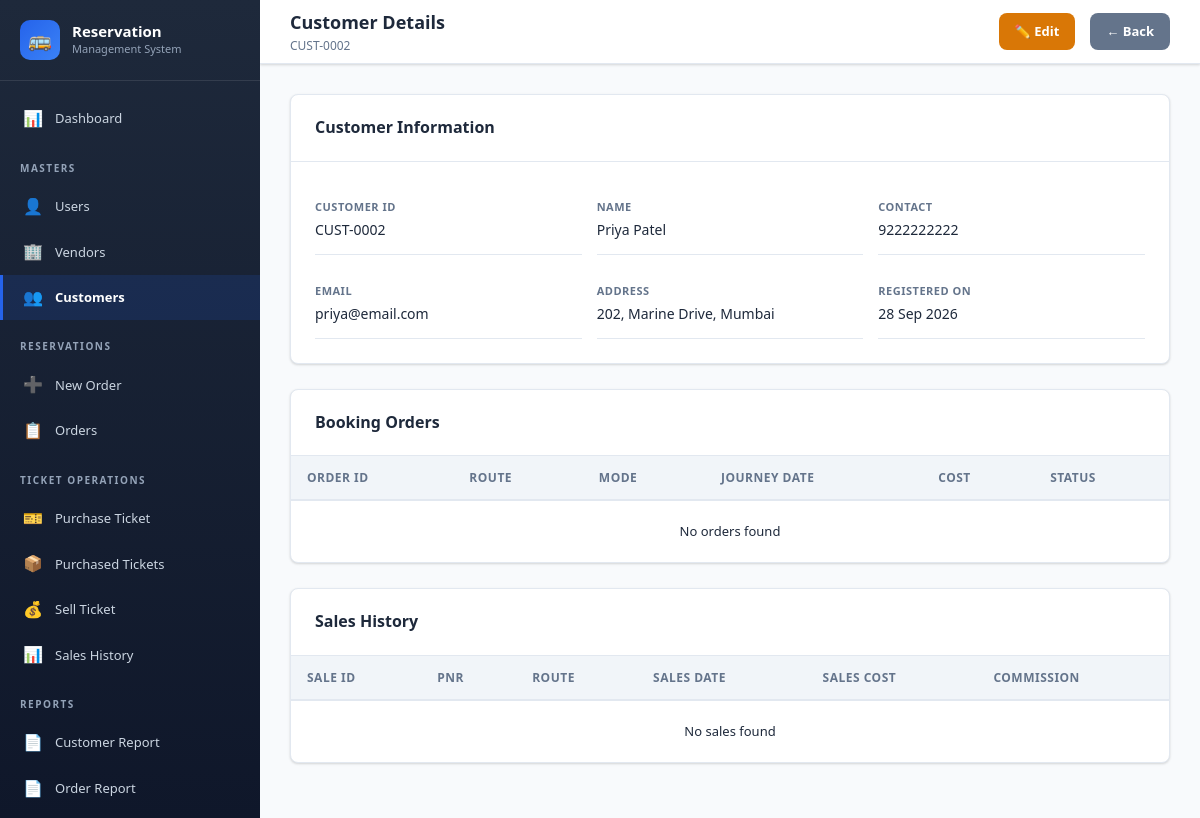
Screenshot of /customer_view.php?id=2 (signed in) with the database file from the repository.
### tables this page shows
CREATE TABLE `customers` (
    `customer_id` INT(11) NOT NULL AUTO_INCREMENT,
    `customer_name` VARCHAR(150) NOT NULL,
    `address` TEXT DEFAULT NULL,
    `contact` VARCHAR(20) DEFAULT NULL,
    `email` VARCHAR(100) DEFAULT NULL,
    `created_at` DATETIME NOT NULL DEFAULT CURRENT_TIMESTAMP,
    `updated_at` DATETIME DEFAULT NULL ON UPDATE CURRENT_TIMESTAMP,
    PRIMARY KEY (`customer_id`)
);

### customer_view.php (the view, shortened to what this page needs)
<?php
require_once 'config/database.php';
require_once 'includes/header.php';
require_once 'includes/sidebar.php';
$id = (int)($_GET['id'] ?? 0);
$customer = $conn->query("SELECT * FROM customers WHERE customer_id = $id")->fetch_assoc();
$orders = $conn->query("SELECT * FROM orders WHERE customer_id = $id ORDER BY order_id DESC");
$sales = $conn->query("SELECT s.*, p.ticket_pnr, p.source, p.destination, p.mode FROM sales s JOIN purchases p ON s.purchase_id = p.purchase_id WHERE s.customer_id = $id ORDER BY s.sales_id DESC");
?>
<div class="main-content">
    <div class="top-header">
        <div class="header-left"><h2>Customer Details</h2><p>CUST-<?php echo str_pad($id, 4, '0', STR_PAD_LEFT); ?></p></div>
        <div class="header-right">
            <a href="customer_edit.php?id=<?php echo $id; ?>" class="btn btn-warning">✏️ Edit</a>
            <a href="customers.php" class="btn btn-secondary">← Back</a>
        </div>
    </div>
    <div class="page-content">
        <div class="card">
            <div class="card-header"><h3>Customer Information</h3></div>
            <div class="card-body">
                <div class="detail-grid">
                    <div class="detail-item"><div class="d-label">Customer ID</div><div class="d-value">CUST-<?php echo str_pad($customer['customer_id'], 4, '0', STR_PAD_LEFT); ?></div></div>
                    <div class="detail-item"><div class="d-label">Name</div><div class="d-value"><?php echo htmlspecialchars($customer['customer_name']); ?></div></div>
                    <div class="detail-item"><div class="d-label">Contact</div><div class="d-value"><?php echo htmlspecialchars($customer['contact'] ?? 'N/A'); ?></div></div>
                    <div class="detail-item"><div class="d-label">Email</div><div class="d-value"><?php echo htmlspecialchars($customer['email'] ?? 'N/A'); ?></div></div>
                    <div class="detail-item"><div class="d-label">Address</div><div class="d-value"><?php echo htmlspecialchars($customer['address'] ?? 'N/A'); ?></div></div>
                    <div class="detail-item"><div class="d-label">Registered On</div><div class="d-value"><?php echo date('d M Y', strtotime($customer['created_at'])); ?></div></div>
                </div>
            </div>
        </div>
        <div class="card">
            <div class="card-header"><h3>Booking Orders</h3></div>
            <div class="card-body" style="padding:0">
                <table class="data-table">
                    <thead><tr><th>Order ID</th><th>Route</th><th>Mode</th><th>Journey Date</th><th>Cost</th><th>Status</th></tr></thead>
                    <tbody>
                        <?php if ($orders->num_rows > 0): ?>
                            <?php while($o = $orders->fetch_assoc()): ?>
                            <tr>
                                <td><a href="order_view.php?id=<?php echo $o['order_id']; ?>">#<?php echo $o['order_id']; ?></a></td>
                                <td><?php echo htmlspecialchars($o['source'] . ' → ' . $o['destination']); ?></td>
                                <td><span class="badge badge-<?php echo strtolower($o['mode']); ?>"><?php echo $o['mode']; ?></span></td>
                                <td><?php echo $o['journey_date']; ?></td>
                                <td>₹<?php echo number_format($o['order_cost'], 2); ?></td>
                                <td><span class="badge badge-<?php echo strtolower($o['status']); ?>"><?php echo $o['status']; ?></span></td>
                            </tr>
                            <?php endwhile; ?>
                        <?php else: ?>
                            <tr><td colspan="6" style="text-align:center;padding:20px;">No orders found</td></tr>
                        <?php endif; ?>
                    </tbody>
                </table>
            </div>
        </div>
        <div class="card">
            <div class="card-header"><h3>Sales History</h3></div>
            <div class="card-body" style="padding:0">
                <table class="data-table">
                    <thead><tr><th>Sale ID</th><th>PNR</th><th>Route</th><th>Sales Date</th><th>Sales Cost</th><th>Commission</th></tr></thead>
                    <tbody>
                        <?php if ($sales->num_rows > 0): ?>
                            <?php while($s = $sales->fetch_assoc()): ?>
                            <tr>
                                <td><a href="sale_view.php?id=<?php echo $s['sales_id']; ?>">#<?php echo $s['sales_id']; ?></a></td>
                                <td><?php echo htmlspecialchars($s['ticket_pnr'] ?? 'N/A'); ?></td>
                                <td><?php echo htmlspecialchars($s['source'] . ' → ' . $s['destination']); ?></td>
                                <td><?php echo $s['sales_date']; ?></td>
                                <td>₹<?php echo number_format($s['sales_cost'], 2); ?></td>
                                <td>₹<?php echo number_format($s['commission'], 2); ?></td>
                            </tr>
                            <?php endwhile; ?>
                        <?php else: ?>
                            <tr><td colspan="6" style="text-align:center;padding:20px;">No sales found</td></tr>
                        <?php endif; ?>
                    </tbody>
                </table>
            </div>
        </div>
    </div>
</div>
<?php require_once 'includes/footer.php'; ?>

### assets/css/style.css (style rules this page uses)
:root { --primary: #2563eb; --primary-dark: #1d4ed8; --primary-light: #dbeafe; --secondary: #64748b; --success: #16a34a; --success-light: #dcfce7; --danger: #dc2626; --danger-light: #fee2e2; --warning: #d97706; --warning-light: #fef3c7; --info: #0891b2; --info-light: #cffafe; --dark: #1e293b; --gray: #94a3b8; --gray-light: #f1f5f9; --white: #ffffff; --border: #e2e8f0; --shadow: 0 1px 3px rgba(0, 0, 0, 0.1), 0 1px 2px rgba(0, 0, 0, 0.06); --shadow-md: 0 4px 6px rgba(0, 0, 0, 0.07), 0 2px 4px rgba(0, 0, 0, 0.06); --shadow-lg: 0 10px 15px rgba(0, 0, 0, 0.1), 0 4px 6px rgba(0, 0, 0, 0.05); --radius: 8px; --sidebar-width: 260px; --header-height: 64px; --transition: all 0.3s ease; }
* { margin: 0; padding: 0; box-sizing: border-box; }
body { font-family: 'Segoe UI', Tahoma, Geneva, Verdana, sans-serif; background-color: #f8fafc; color: var(--dark); line-height: 1.6; font-size: 14px; }
a { text-decoration: none; color: var(--primary); }
.main-content { margin-left: var(--sidebar-width); flex: 1; min-height: 100vh; }
.top-header { height: var(--header-height); background: var(--white); border-bottom: 1px solid var(--border); display: flex; align-items: center; justify-content: space-between; padding: 0 30px; position: sticky; top: 0; z-index: 100; box-shadow: var(--shadow); }
.header-left h2 { font-size: 18px; color: var(--dark); }
.header-left p { font-size: 12px; color: var(--secondary); }
.header-right { display: flex; align-items: center; gap: 15px; }
.page-content { padding: 30px; }
.card { background: var(--white); border-radius: var(--radius); box-shadow: var(--shadow); border: 1px solid var(--border); margin-bottom: 25px; }
.card-header { padding: 20px 24px; border-bottom: 1px solid var(--border); display: flex; justify-content: space-between; align-items: center; }
.card-header h3 { font-size: 16px; color: var(--dark); }
.card-body { padding: 24px; }
.data-table { width: 100%; border-collapse: collapse; }
.data-table thead th { background: var(--gray-light); padding: 12px 16px; text-align: left; font-size: 12px; text-transform: uppercase; letter-spacing: 0.5px; color: var(--secondary); font-weight: 700; border-bottom: 2px solid var(--border); white-space: nowrap; }
.data-table tbody td { padding: 12px 16px; border-bottom: 1px solid var(--border); font-size: 13px; vertical-align: middle; }
.data-table tbody tr:last-child td { border-bottom: none; }
.btn { display: inline-flex; align-items: center; gap: 6px; padding: 8px 16px; border-radius: var(--radius); font-size: 13px; font-weight: 600; cursor: pointer; transition: var(--transition); border: none; white-space: nowrap; }
.btn-warning { background: var(--warning); color: var(--white); }
.btn-secondary { background: var(--secondary); color: var(--white); }
.detail-grid { display: grid; grid-template-columns: repeat(auto-fit, minmax(250px, 1fr)); gap: 15px; }
.detail-item { padding: 12px 0; border-bottom: 1px solid var(--border); }
.detail-item .d-label { font-size: 11px; text-transform: uppercase; color: var(--secondary); font-weight: 700; letter-spacing: 0.5px; margin-bottom: 4px; }
.detail-item .d-value { font-size: 14px; color: var(--dark); font-weight: 500; }

### rows the page displays
customers: customer_id "0002", customer_name "Priya Patel", contact "9222222222", email "priya@email.com", address "202, Marine Drive, Mumbai", created_at "28 Sep 2026"

### other values shown
str_pad($id, 4, '0', STR_PAD_LEFT) "0002"
